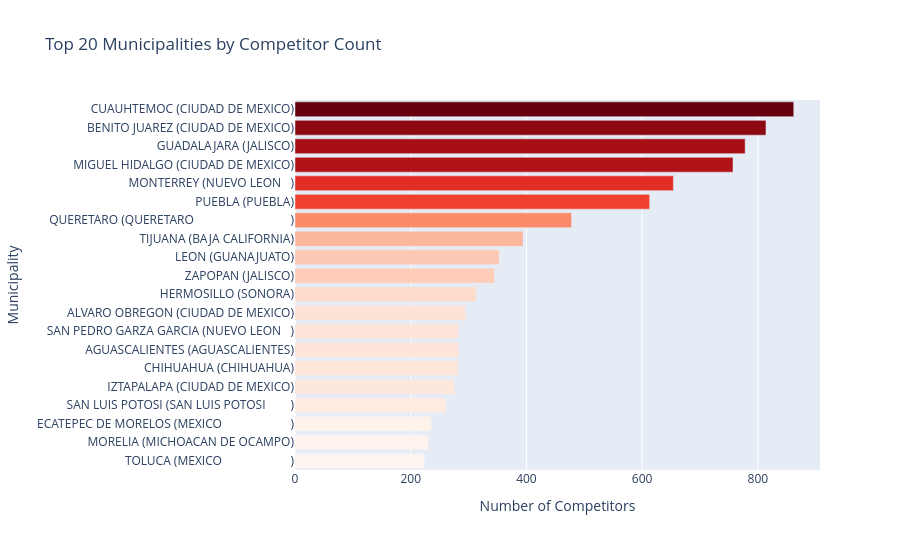

Notebook source saved alongside this figure:
### Code cell
# ── 3.3  Top 20 municipalities by competitor count ────────────────────────────
muni_counts = (
    competitors
      .groupby(['state_name','municipality_name'])
      .size()
      .reset_index(name='company_count')
      .sort_values('company_count', ascending=False)
)
muni_counts['label'] = muni_counts['municipality_name'] + ' (' + muni_counts['state_name'] + ')'

fig = px.bar(
    muni_counts.head(20),
    x='company_count', y='label',
    orientation='h',
    title='Top 20 Municipalities by Competitor Count',
    labels={'label': 'Municipality', 'company_count': 'Number of Competitors'},
    color='company_count',
    color_continuous_scale='Reds'
)
fig.update_layout(
    yaxis={'categoryorder': 'total ascending'},
    coloraxis_showscale=False,
    height=550
)
fig.show()

### Figure 1 — Plotly figure (JSON) as saved in the notebook; plotly's stock layout.template omitted (floating-point values rounded to 4 significant figures)
{"data": [{"alignmentgroup": "True", "hovertemplate": "Number of Competitors=%{marker.color}<br>Municipality=%{y}<extra></extra>", "legendgroup": "", "marker": {"color": [862, 814, 778, 757, 654, 613, 478, 394, 353, 345, 313, 295, 283, 283, 282, 276, 261, 236, 231, 224], "coloraxis": "coloraxis", "pattern": {"shape": ""}}, "name": "", "offsetgroup": "", "orientation": "h", "showlegend": false, "textposition": "auto", "type": "bar", "x": [862, 814, 778, 757, 654, 613, 478, 394, 353, 345, 313, 295, 283, 283, 282, 276, 261, 236, 231, 224], "xaxis": "x", "y": ["CUAUHTEMOC (CIUDAD DE MEXICO)", "BENITO JUAREZ (CIUDAD DE MEXICO)", "GUADALAJARA (JALISCO)", "MIGUEL HIDALGO (CIUDAD DE MEXICO)", "MONTERREY (NUEVO LEON   )", "PUEBLA (PUEBLA)", "QUERETARO (QUERETARO                               )", "TIJUANA (BAJA CALIFORNIA)", "LEON (GUANAJUATO)", "ZAPOPAN (JALISCO)", "HERMOSILLO (SONORA)", "ALVARO OBREGON (CIUDAD DE MEXICO)", "AGUASCALIENTES (AGUASCALIENTES)", "SAN PEDRO GARZA GARCIA (NUEVO LEON   )", "CHIHUAHUA (CHIHUAHUA)", "IZTAPALAPA (CIUDAD DE MEXICO)", "SAN LUIS POTOSI (SAN LUIS POTOSI        )", "ECATEPEC DE MORELOS (MEXICO                      )", "MORELIA (MICHOACAN DE OCAMPO)", "TOLUCA (MEXICO                      )"], "yaxis": "y"}], "layout": {"barmode": "relative", "coloraxis": {"colorbar": {"title": {"text": "Number of Competitors"}}, "colorscale": [[0, "rgb(255,245,240)"], [0.125, "rgb(254,224,210)"], [0.25, "rgb(252,187,161)"], [0.375, "rgb(252,146,114)"], [0.5, "rgb(251,106,74)"], [0.625, "rgb(239,59,44)"], [0.75, "rgb(203,24,29)"], [0.875, "rgb(165,15,21)"], [1, "rgb(103,0,13)"]], "showscale": false}, "height": 550, "legend": {"tracegroupgap": 0}, "title": {"text": "Top 20 Municipalities by Competitor Count"}, "xaxis": {"anchor": "y", "domain": [0, 1], "title": {"text": "Number of Competitors"}}, "yaxis": {"anchor": "x", "categoryorder": "total ascending", "domain": [0, 1], "title": {"text": "Municipality"}}}}
